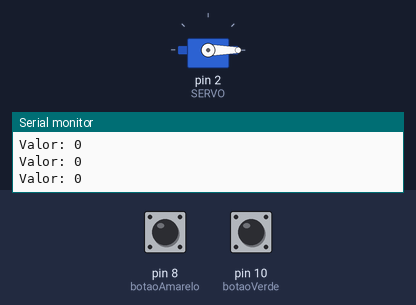
Bench run of a sketch on a simulated Arduino Uno, built with avr-gcc and run on an emulated ATmega328P. On the bench: servo, the last lines printed to the serial monitor. The inputs (shaded band) are chosen by the test bench; at power-on: pin 10 (botaoVerde) LOW, pin 8 (botaoAmarelo) LOW.

Above: at 1.2 s.
1.3 s: pin 10 (botaoVerde) pulled HIGH for 1 s
At 2.7 s:
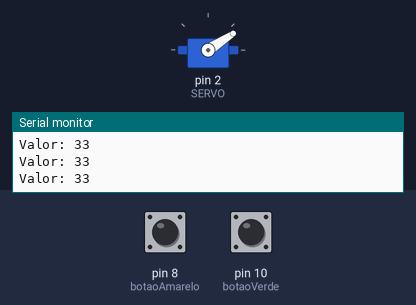
3.8 s: pin 10 (botaoVerde) pulled HIGH for 3.2 s
At 7.6 s:
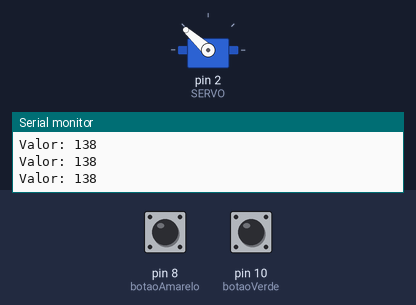
8.5 s: pin 10 (botaoVerde) pulled HIGH for 0.15 s
At 9.8 s:
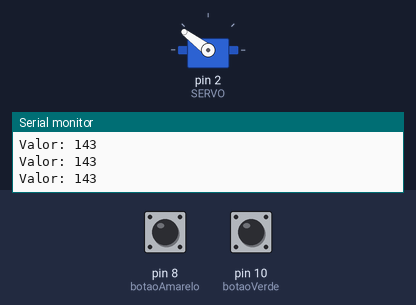
10.1 s: pin 10 (botaoVerde) pulled HIGH for 1 s
At 11.5 s:
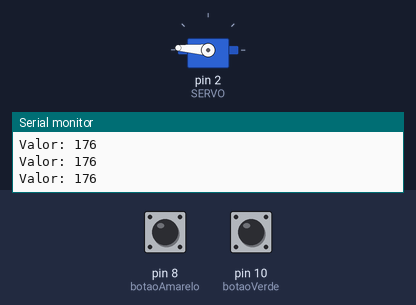
12.6 s: pin 8 (botaoAmarelo) pulled HIGH for 0.15 s
At 13.9 s:
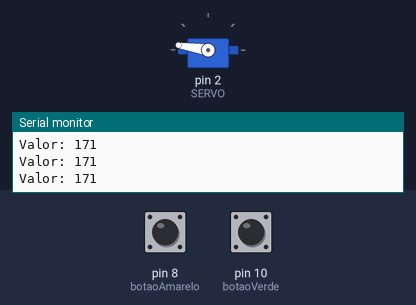
14.2 s: pin 10 (botaoVerde) pulled HIGH for 3.2 s
At 15.0 s:
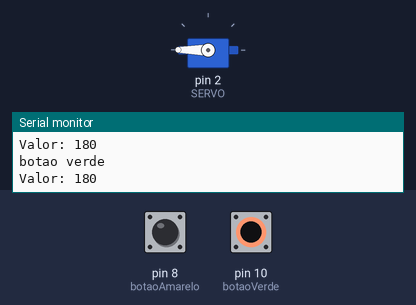
Timing chart, 0 to 17.2 s (numbered marks = the images above; inputs shaded):
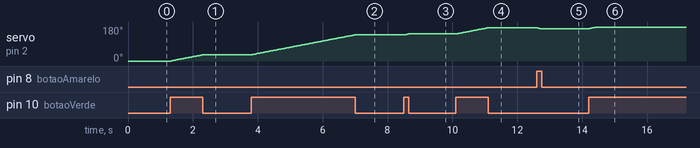

Measured:
- after the input at 1.3 s, servo on pin 2 (SERVO): moves from 0° to 33° over 0.97 s, starting at once
- after the input at 3.8 s, servo on pin 2 (SERVO): moves from 33° to 138° over 3.2 s, starting at once
- after the input at 8.5 s, servo on pin 2 (SERVO): 138° → 143° at once
- after the input at 10.1 s, servo on pin 2 (SERVO): moves from 143° to 176° over 0.97 s, starting at once
- after the input at 12.6 s, servo on pin 2 (SERVO): 176° → 171° at once
- after the input at 14.2 s, servo on pin 2 (SERVO): moves from 171° to 180° over 0.24 s, starting at once

The sketch:

servo-motor-ptz-botoes.ino
```cpp
#include <Servo.h>
#define SERVO 2

Servo s;
int pos;

int botaoAmarelo = 8;
int botaoVerde = 10;

void setup ()
{
  s.attach(SERVO);
  Serial.begin(9600);
  s.write(0);
}

void loop()
{
  Serial.print("Valor: ");
  delay(30);
  Serial.println(pos);
   if(digitalRead(botaoVerde)){
    Serial.println("botao verde");
    if(pos < 180){
      pos = pos + 1;
      s.write(pos);
    }
  }
  if(digitalRead(botaoAmarelo)){
    Serial.println("botao amarelo");
    if(pos > 0){
      pos = pos - 1;
      s.write(pos);
    }
  }
}
```
